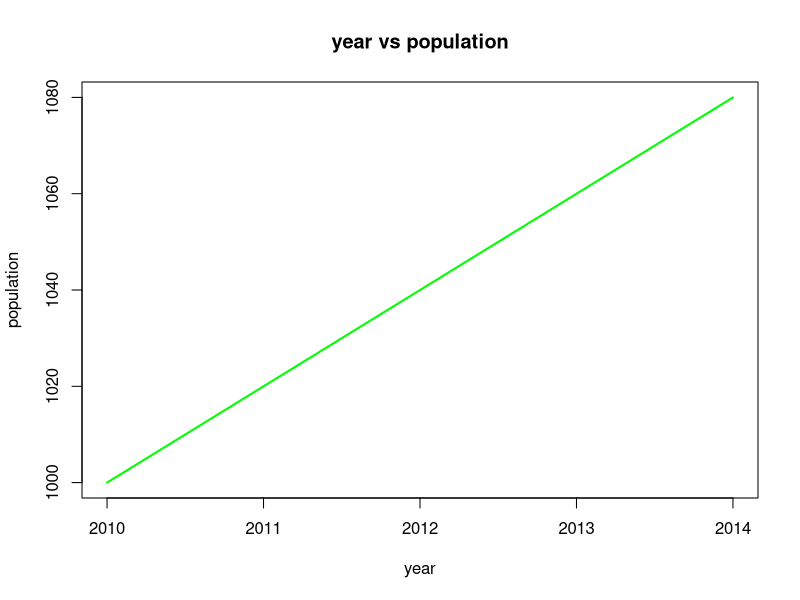

The R source for this figure:
population=c(1000,1020,1040,1060,1080)
year=c(2010,2011,2012,2013,2014)
plot(year,population,main="year vs population",type="l",col="green",pch=16,lwd=2)